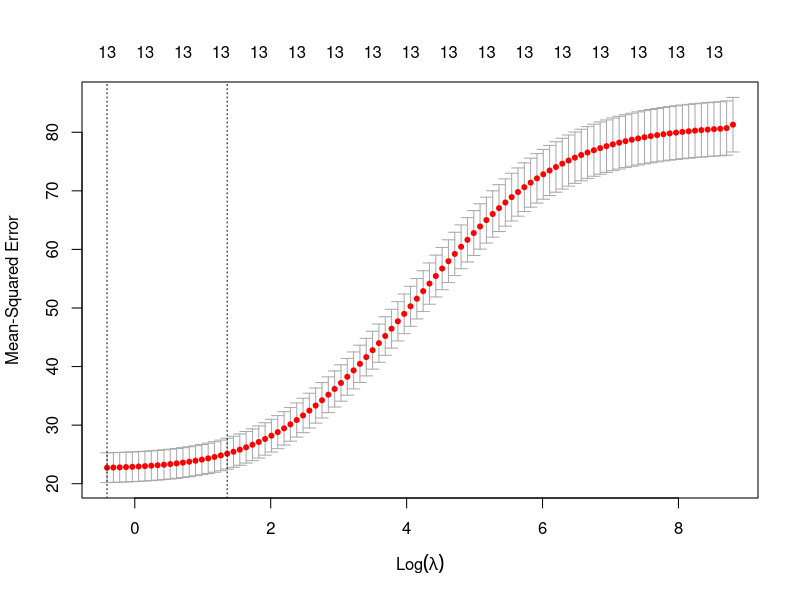

Recreate this plot in R.
## ---- chunk 1
library(ggplot2)
library(MASS)
library(tidyr)
library(palmerpenguins)
library(dplyr)
library(mice)
library(tidyverse)
library(caret)
library(mlbench)
library(rpart)
## ---- chunk 2
str(Boston)
## ---- chunk 3
set.seed(123)
train.index <- createDataPartition(y = Boston$medv, p = 0.7, list = F)
Boston.train <- Boston[train.index, ]
Boston.test <- Boston[-train.index, ]
Boston.split <-  rbind(Train.Data = nrow(Boston.train), Test.Data = nrow(Boston.test))
colnames(Boston.split) <- c("Number"); Boston.split
## ---- chunk 4
if (!require(glmnet)) {
  install.packages("glmnet")
  library(glmnet)
}

# 예측변수 행렬 + 더미변수 생성
x <- model.matrix(medv ~., Boston.train)[, -1] # 불필요한 첫 번째 열 삭제
head(x)
## ---- chunk 5
# 결과변수
y <- Boston.train$medv
## ---- chunk 6
# 최적의 람다 계산
set.seed(123)
Boston.cv <- cv.glmnet(x = x, y = y, family = "gaussian", alpha = 0) # Ridge
plot(Boston.cv)
## ---- chunk 7
str(Boston.cv)
## ---- chunk 8
cbind(lambda.min = Boston.cv$lambda.min, lambda.min.log = log(Boston.cv$lambda.min))
## ---- chunk 9
Boston.gnet <- glmnet(x = x, y = y, family = "gaussian", 
       alpha = 0, # Ridge
       lambda = Boston.cv$lambda.min)
coef(Boston.gnet)
## ---- chunk 10
Boston.test.x <- model.matrix(medv ~ ., Boston.test)[, -1]
Boston.test.y <- Boston.test$medv
Boston.pred <- predict(Boston.gnet, newx = Boston.test.x)
head(Boston.pred)
## ---- chunk 11
postResample(pred = Boston.pred, obs = Boston.test.y)
